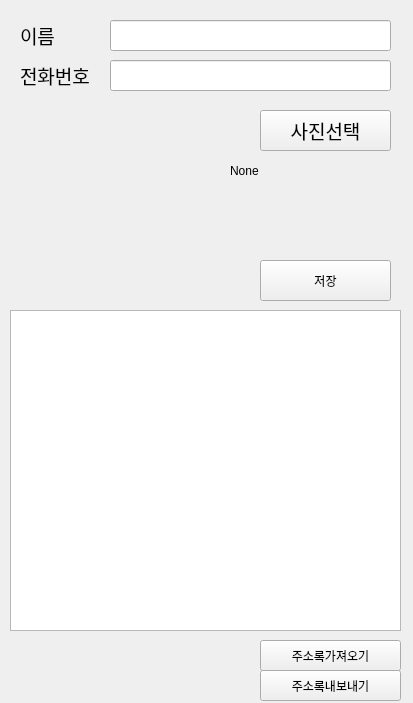
<?xml version="1.0" encoding="UTF-8"?>
<ui version="4.0">
 <class>Form</class>
 <widget class="QWidget" name="Form">
  <property name="geometry">
   <rect>
    <x>0</x>
    <y>0</y>
    <width>413</width>
    <height>703</height>
   </rect>
  </property>
  <property name="windowTitle">
   <string>Form</string>
  </property>
  <widget class="QLabel" name="label">
   <property name="geometry">
    <rect>
     <x>20</x>
     <y>20</y>
     <width>121</width>
     <height>31</height>
    </rect>
   </property>
   <property name="font">
    <font>
     <family>AcadEref</family>
     <pointsize>14</pointsize>
    </font>
   </property>
   <property name="text">
    <string>이름</string>
   </property>
  </widget>
  <widget class="QLineEdit" name="lineEdit">
   <property name="geometry">
    <rect>
     <x>110</x>
     <y>20</y>
     <width>281</width>
     <height>31</height>
    </rect>
   </property>
   <property name="font">
    <font>
     <family>AcadEref</family>
     <pointsize>14</pointsize>
    </font>
   </property>
  </widget>
  <widget class="QLineEdit" name="lineEdit_2">
   <property name="geometry">
    <rect>
     <x>110</x>
     <y>60</y>
     <width>281</width>
     <height>31</height>
    </rect>
   </property>
   <property name="font">
    <font>
     <family>AcadEref</family>
     <pointsize>14</pointsize>
    </font>
   </property>
  </widget>
  <widget class="QLabel" name="label_2">
   <property name="geometry">
    <rect>
     <x>20</x>
     <y>60</y>
     <width>121</width>
     <height>31</height>
    </rect>
   </property>
   <property name="font">
    <font>
     <family>AcadEref</family>
     <pointsize>14</pointsize>
    </font>
   </property>
   <property name="text">
    <string>전화번호</string>
   </property>
  </widget>
  <widget class="QPushButton" name="pushButton">
   <property name="geometry">
    <rect>
     <x>260</x>
     <y>110</y>
     <width>131</width>
     <height>41</height>
    </rect>
   </property>
   <property name="font">
    <font>
     <family>AcadEref</family>
     <pointsize>14</pointsize>
    </font>
   </property>
   <property name="text">
    <string>사진선택</string>
   </property>
  </widget>
  <widget class="QLabel" name="label_3">
   <property name="geometry">
    <rect>
     <x>10</x>
     <y>110</y>
     <width>211</width>
     <height>191</height>
    </rect>
   </property>
   <property name="font">
    <font>
     <family>AcadEref</family>
     <pointsize>14</pointsize>
    </font>
   </property>
   <property name="text">
    <string/>
   </property>
   <property name="pixmap">
    <pixmap>unknown.png</pixmap>
   </property>
   <property name="alignment">
    <set>Qt::AlignCenter</set>
   </property>
  </widget>
  <widget class="QPushButton" name="pushButton_2">
   <property name="geometry">
    <rect>
     <x>260</x>
     <y>640</y>
     <width>141</width>
     <height>31</height>
    </rect>
   </property>
   <property name="text">
    <string>주소록가져오기</string>
   </property>
  </widget>
  <widget class="QPushButton" name="pushButton_3">
   <property name="geometry">
    <rect>
     <x>260</x>
     <y>670</y>
     <width>141</width>
     <height>31</height>
    </rect>
   </property>
   <property name="text">
    <string>주소록내보내기</string>
   </property>
  </widget>
  <widget class="QListWidget" name="listWidget">
   <property name="geometry">
    <rect>
     <x>10</x>
     <y>310</y>
     <width>391</width>
     <height>321</height>
    </rect>
   </property>
  </widget>
  <widget class="QLabel" name="label_4">
   <property name="geometry">
    <rect>
     <x>230</x>
     <y>160</y>
     <width>161</width>
     <height>21</height>
    </rect>
   </property>
   <property name="text">
    <string>None</string>
   </property>
  </widget>
  <widget class="QPushButton" name="pushButton_4">
   <property name="geometry">
    <rect>
     <x>260</x>
     <y>260</y>
     <width>131</width>
     <height>41</height>
    </rect>
   </property>
   <property name="text">
    <string>저장</string>
   </property>
  </widget>
 </widget>
 <resources/>
 <connections/>
</ui>
